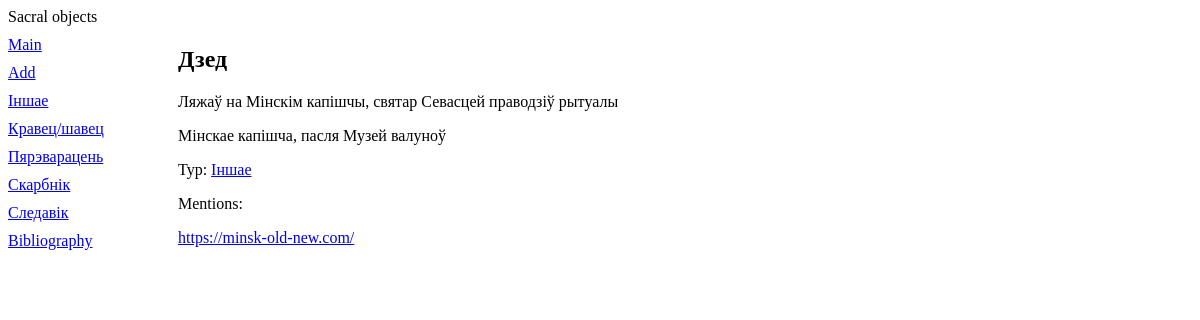
/stone_details/1/, run on an earlier commit of the app's database.
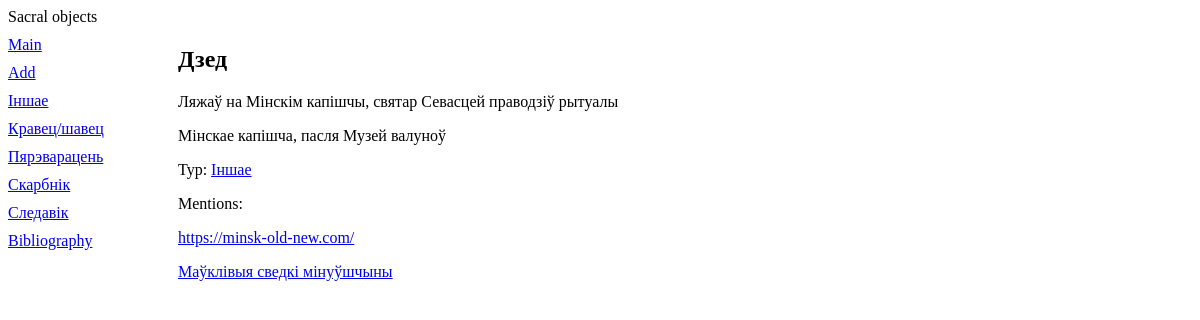
And on a later commit of the database.
### volumbf/models.py (models this page shows, shortened)
class Typ(models.Model):
    name = models.CharField(max_length=20, db_index=True, verbose_name='Назва тыпу')
    class Meta:
        verbose_name_plural = 'Тыпы'
        verbose_name = 'Тып'
        ordering = ['name']

class Mentions(models.Model):
    work = models.TextField(verbose_name='Праца')
    year = models.PositiveIntegerField(blank=True, null=True)
    sacral_objects = models.ManyToManyField(Stones, related_name='mentions', verbose_name='Сакральны аб\'ект')
    def __str__(self):
        return self.work
    class Meta:
        verbose_name_plural = 'Узгадкі'
        verbose_name = 'Узгадка'
        ordering = ['work']

### volumbf/views.py (the view)
# urls.py: path('stone_details/<int:pk>/', stone_detail, name='stone_detail'),
def stone_detail(request, pk):
    stones = get_object_or_404(Stones, pk=pk)
    typs = Typ.objects.all()
    works = Mentions.objects.filter(sacral_objects__in=[stones])
    return render(request, 'volumbf/stone_detail.html', {'stones': stones, 'typs': typs, 'works': works})

### volumbf/templates/volumbf/stone_detail.html
{% extends "layout/basic.html" %}
{% block content %}
   <div>
	<h2> {{ stones.title}} </h2>
	<p>{{ stones.legend }} </p>
	<p>{{ stones.place }}</p>
	<p>Typ: <a href="/volumbf/{{ stones.typ.pk }}/">{{ stones.typ.name }}</a></p>
	<p>Mentions: </p>
	{% for work in works %}
    		<p><a href="{% url 'work_detail' work.pk %}"> {{ work }}</a></p>
	{% endfor %}
   </div>
{% endblock %}

### volumbf/templates/layout/basic.html (shortened to what this page needs)
{% load static %}
<!DOCTYPE html>
<html>
	<head>
		<link rel="stylesheet" type="text/css"
		href="{% static 'volumbf/style.css' %}">
	</head>
	<body>
		<header>
			<hl>Sacral objects</hl>
		</header>
		<nav>
			<a href="{% url 'index' %}">Main</a>
			<a href="{% url 'add' %}">Add</a>
			{% for typ in typs %}
			<a href="{% url 'by_typ' typ.pk %}">{{ typ.name }}</a>
			{% endfor %}
			<a href="{% url 'bibliography' %}">Bibliography</a>
		</nav>
		<section>
		{% block content %}
		{% endblock %}
		</section>
	</body>
</html>

What changed in the data, as far as the page shows it:
added Mentions: work "Маўклівыя сведкі мінуўшчыны"
